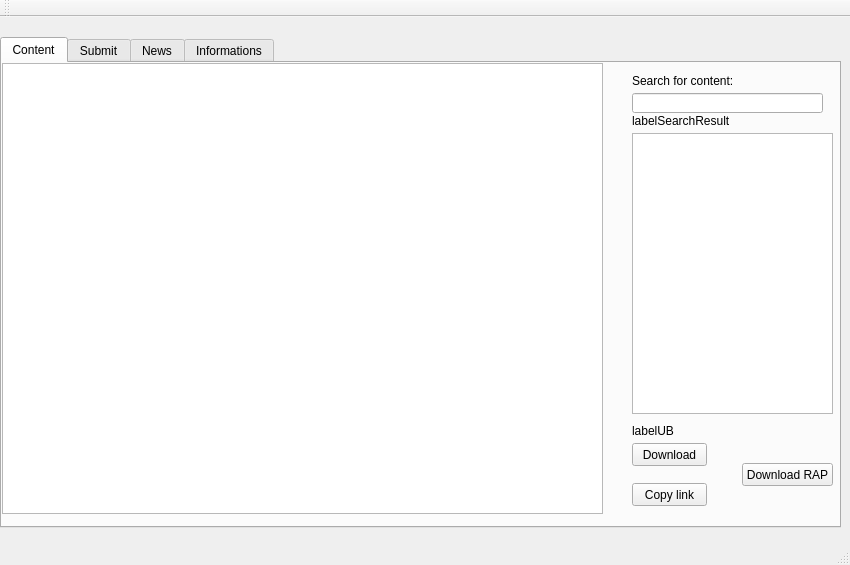
<?xml version="1.0" encoding="UTF-8"?>
<ui version="4.0">
 <class>MainWindow</class>
 <widget class="QMainWindow" name="MainWindow">
  <property name="geometry">
   <rect>
    <x>0</x>
    <y>0</y>
    <width>850</width>
    <height>565</height>
   </rect>
  </property>
  <property name="windowTitle">
   <string>Q PSN</string>
  </property>
  <widget class="QWidget" name="centralWidget">
   <widget class="QTabWidget" name="tabWidget">
    <property name="geometry">
     <rect>
      <x>0</x>
      <y>20</y>
      <width>841</width>
      <height>491</height>
     </rect>
    </property>
    <property name="sizePolicy">
     <sizepolicy hsizetype="Expanding" vsizetype="Expanding">
      <horstretch>0</horstretch>
      <verstretch>0</verstretch>
     </sizepolicy>
    </property>
    <property name="layoutDirection">
     <enum>Qt::LeftToRight</enum>
    </property>
    <property name="currentIndex">
     <number>0</number>
    </property>
    <widget class="QWidget" name="tab">
     <attribute name="title">
      <string>Content</string>
     </attribute>
     <widget class="QTableView" name="tableViewContent">
      <property name="geometry">
       <rect>
        <x>0</x>
        <y>0</y>
        <width>601</width>
        <height>451</height>
       </rect>
      </property>
     </widget>
     <widget class="QLabel" name="labelUploadedBy">
      <property name="geometry">
       <rect>
        <x>630</x>
        <y>360</y>
        <width>61</width>
        <height>16</height>
       </rect>
      </property>
      <property name="text">
       <string>labelUB</string>
      </property>
     </widget>
     <widget class="QPushButton" name="btnDownload">
      <property name="geometry">
       <rect>
        <x>630</x>
        <y>380</y>
        <width>75</width>
        <height>23</height>
       </rect>
      </property>
      <property name="text">
       <string>Download</string>
      </property>
     </widget>
     <widget class="QPushButton" name="btnRap">
      <property name="geometry">
       <rect>
        <x>740</x>
        <y>400</y>
        <width>91</width>
        <height>23</height>
       </rect>
      </property>
      <property name="text">
       <string>Download RAP</string>
      </property>
     </widget>
     <widget class="QPushButton" name="btnLinkCopy">
      <property name="geometry">
       <rect>
        <x>630</x>
        <y>420</y>
        <width>75</width>
        <height>23</height>
       </rect>
      </property>
      <property name="text">
       <string>Copy link</string>
      </property>
     </widget>
     <widget class="QLineEdit" name="leSearch">
      <property name="geometry">
       <rect>
        <x>630</x>
        <y>30</y>
        <width>191</width>
        <height>20</height>
       </rect>
      </property>
      <property name="text">
       <string/>
      </property>
      <property name="placeholderText">
       <string/>
      </property>
     </widget>
     <widget class="QLabel" name="labelContentSearch">
      <property name="geometry">
       <rect>
        <x>630</x>
        <y>10</y>
        <width>171</width>
        <height>16</height>
       </rect>
      </property>
      <property name="text">
       <string>Search for content:</string>
      </property>
     </widget>
     <widget class="QLabel" name="labelSearchResult">
      <property name="geometry">
       <rect>
        <x>630</x>
        <y>50</y>
        <width>111</width>
        <height>16</height>
       </rect>
      </property>
      <property name="text">
       <string>labelSearchResult</string>
      </property>
     </widget>
     <widget class="QPlainTextEdit" name="pteDescription">
      <property name="geometry">
       <rect>
        <x>630</x>
        <y>70</y>
        <width>201</width>
        <height>281</height>
       </rect>
      </property>
      <property name="readOnly">
       <bool>true</bool>
      </property>
     </widget>
    </widget>
    <widget class="QWidget" name="tab_2">
     <attribute name="title">
      <string>Submit</string>
     </attribute>
     <widget class="QLabel" name="lSubGameID">
      <property name="geometry">
       <rect>
        <x>30</x>
        <y>20</y>
        <width>46</width>
        <height>13</height>
       </rect>
      </property>
      <property name="text">
       <string>Game ID:</string>
      </property>
     </widget>
     <widget class="QLabel" name="lSubTitle">
      <property name="geometry">
       <rect>
        <x>30</x>
        <y>60</y>
        <width>46</width>
        <height>13</height>
       </rect>
      </property>
      <property name="text">
       <string>Title:</string>
      </property>
     </widget>
     <widget class="QLabel" name="lSubType">
      <property name="geometry">
       <rect>
        <x>30</x>
        <y>100</y>
        <width>46</width>
        <height>13</height>
       </rect>
      </property>
      <property name="text">
       <string>Type:</string>
      </property>
     </widget>
     <widget class="QLabel" name="lSubRegion">
      <property name="geometry">
       <rect>
        <x>30</x>
        <y>140</y>
        <width>46</width>
        <height>13</height>
       </rect>
      </property>
      <property name="text">
       <string>Region:</string>
      </property>
     </widget>
     <widget class="QLabel" name="lSubLink">
      <property name="geometry">
       <rect>
        <x>30</x>
        <y>180</y>
        <width>46</width>
        <height>13</height>
       </rect>
      </property>
      <property name="text">
       <string>PSN URL:</string>
      </property>
     </widget>
     <widget class="QLabel" name="lSubRapName">
      <property name="geometry">
       <rect>
        <x>30</x>
        <y>220</y>
        <width>121</width>
        <height>16</height>
       </rect>
      </property>
      <property name="text">
       <string>RAP name (content ID):</string>
      </property>
     </widget>
     <widget class="QLabel" name="lSubRapData">
      <property name="geometry">
       <rect>
        <x>30</x>
        <y>260</y>
        <width>91</width>
        <height>16</height>
       </rect>
      </property>
      <property name="text">
       <string>RAP data (hex):</string>
      </property>
     </widget>
     <widget class="QLabel" name="lSubDescription">
      <property name="geometry">
       <rect>
        <x>30</x>
        <y>300</y>
        <width>101</width>
        <height>16</height>
       </rect>
      </property>
      <property name="text">
       <string>Small description:</string>
      </property>
     </widget>
     <widget class="QLineEdit" name="leSubGameID">
      <property name="geometry">
       <rect>
        <x>160</x>
        <y>20</y>
        <width>381</width>
        <height>20</height>
       </rect>
      </property>
      <property name="maxLength">
       <number>9</number>
      </property>
     </widget>
     <widget class="QLineEdit" name="leSubTitle">
      <property name="geometry">
       <rect>
        <x>160</x>
        <y>60</y>
        <width>381</width>
        <height>20</height>
       </rect>
      </property>
     </widget>
     <widget class="QLineEdit" name="leSubLink">
      <property name="geometry">
       <rect>
        <x>160</x>
        <y>180</y>
        <width>381</width>
        <height>20</height>
       </rect>
      </property>
     </widget>
     <widget class="QLineEdit" name="leSubRapName">
      <property name="geometry">
       <rect>
        <x>160</x>
        <y>220</y>
        <width>381</width>
        <height>20</height>
       </rect>
      </property>
      <property name="maxLength">
       <number>40</number>
      </property>
     </widget>
     <widget class="QLineEdit" name="leSubRapData">
      <property name="geometry">
       <rect>
        <x>160</x>
        <y>260</y>
        <width>381</width>
        <height>20</height>
       </rect>
      </property>
      <property name="maxLength">
       <number>32</number>
      </property>
     </widget>
     <widget class="QPlainTextEdit" name="pteSubDescription">
      <property name="geometry">
       <rect>
        <x>160</x>
        <y>300</y>
        <width>381</width>
        <height>61</height>
       </rect>
      </property>
     </widget>
     <widget class="QComboBox" name="cbSubType">
      <property name="geometry">
       <rect>
        <x>160</x>
        <y>100</y>
        <width>381</width>
        <height>22</height>
       </rect>
      </property>
      <item>
       <property name="text">
        <string>PSP</string>
       </property>
      </item>
      <item>
       <property name="text">
        <string>PSVita</string>
       </property>
      </item>
      <item>
       <property name="text">
        <string>PS1</string>
       </property>
      </item>
      <item>
       <property name="text">
        <string>PS2</string>
       </property>
      </item>
      <item>
       <property name="text">
        <string>PS3</string>
       </property>
      </item>
      <item>
       <property name="text">
        <string>PSN</string>
       </property>
      </item>
      <item>
       <property name="text">
        <string>DLC</string>
       </property>
      </item>
      <item>
       <property name="text">
        <string>Demo</string>
       </property>
      </item>
      <item>
       <property name="text">
        <string>Mini</string>
       </property>
      </item>
      <item>
       <property name="text">
        <string>EDAT</string>
       </property>
      </item>
      <item>
       <property name="text">
        <string>Theme</string>
       </property>
      </item>
      <item>
       <property name="text">
        <string>Wallpaper</string>
       </property>
      </item>
      <item>
       <property name="text">
        <string>Avatar</string>
       </property>
      </item>
      <item>
       <property name="text">
        <string>Video</string>
       </property>
      </item>
     </widget>
     <widget class="QComboBox" name="cbSubRegion">
      <property name="geometry">
       <rect>
        <x>160</x>
        <y>140</y>
        <width>381</width>
        <height>22</height>
       </rect>
      </property>
      <item>
       <property name="text">
        <string>EU</string>
       </property>
      </item>
      <item>
       <property name="text">
        <string>US</string>
       </property>
      </item>
      <item>
       <property name="text">
        <string>JP</string>
       </property>
      </item>
      <item>
       <property name="text">
        <string>AS</string>
       </property>
      </item>
      <item>
       <property name="text">
        <string>HK</string>
       </property>
      </item>
     </widget>
     <widget class="QPushButton" name="btnSubSubmit">
      <property name="geometry">
       <rect>
        <x>230</x>
        <y>410</y>
        <width>241</width>
        <height>23</height>
       </rect>
      </property>
      <property name="text">
       <string>Submit</string>
      </property>
     </widget>
     <widget class="QLabel" name="lSubUploader">
      <property name="geometry">
       <rect>
        <x>30</x>
        <y>380</y>
        <width>81</width>
        <height>16</height>
       </rect>
      </property>
      <property name="text">
       <string>Posted by:</string>
      </property>
     </widget>
     <widget class="QLineEdit" name="leUploaderName">
      <property name="geometry">
       <rect>
        <x>160</x>
        <y>380</y>
        <width>381</width>
        <height>20</height>
       </rect>
      </property>
     </widget>
    </widget>
    <widget class="QWidget" name="tab_4">
     <attribute name="title">
      <string>News</string>
     </attribute>
     <widget class="QPlainTextEdit" name="pteNews">
      <property name="geometry">
       <rect>
        <x>10</x>
        <y>10</y>
        <width>811</width>
        <height>441</height>
       </rect>
      </property>
     </widget>
    </widget>
    <widget class="QWidget" name="tab_3">
     <attribute name="title">
      <string>Informations</string>
     </attribute>
     <widget class="QPlainTextEdit" name="pteLicense">
      <property name="geometry">
       <rect>
        <x>470</x>
        <y>180</y>
        <width>361</width>
        <height>231</height>
       </rect>
      </property>
      <property name="readOnly">
       <bool>true</bool>
      </property>
      <property name="plainText">
       <string>Copyright (C) 2014 - Guerrini Samuele

This program is free software; you can redistribute it and/or modify
it under the terms of the GNU General Public License as published by
the Free Software Foundation; either version 3 of the License, or
(at your option) any later version.

This program is distributed in the hope that it will be useful,
but WITHOUT ANY WARRANTY; without even the implied warranty of
MERCHANTABILITY or FITNESS FOR A PARTICULAR PURPOSE.  See the
GNU General Public License for more details.

You should have received a copy of the GNU General Public License
along with this program; if not, write to the Free Software Foundation,
Inc., 51 Franklin Street, Fifth Floor, Boston, MA 02110-1301  USA</string>
      </property>
     </widget>
     <widget class="QPushButton" name="btnSrc">
      <property name="geometry">
       <rect>
        <x>500</x>
        <y>420</y>
        <width>301</width>
        <height>31</height>
       </rect>
      </property>
      <property name="text">
       <string>Source code</string>
      </property>
     </widget>
     <widget class="QLabel" name="labelLogo">
      <property name="geometry">
       <rect>
        <x>10</x>
        <y>10</y>
        <width>551</width>
        <height>231</height>
       </rect>
      </property>
      <property name="text">
       <string/>
      </property>
      <property name="pixmap">
       <pixmap resource="res/res.qrc">:/logo.png</pixmap>
      </property>
      <property name="scaledContents">
       <bool>true</bool>
      </property>
     </widget>
    </widget>
   </widget>
  </widget>
  <widget class="QMenuBar" name="menuBar">
   <property name="geometry">
    <rect>
     <x>0</x>
     <y>0</y>
     <width>850</width>
     <height>21</height>
    </rect>
   </property>
  </widget>
  <widget class="QToolBar" name="mainToolBar">
   <property name="toolButtonStyle">
    <enum>Qt::ToolButtonIconOnly</enum>
   </property>
   <attribute name="toolBarArea">
    <enum>TopToolBarArea</enum>
   </attribute>
   <attribute name="toolBarBreak">
    <bool>false</bool>
   </attribute>
  </widget>
  <widget class="QStatusBar" name="statusBar"/>
 </widget>
 <layoutdefault spacing="6" margin="11"/>
 <resources>
  <include location="res/res.qrc"/>
 </resources>
 <connections/>
</ui>
